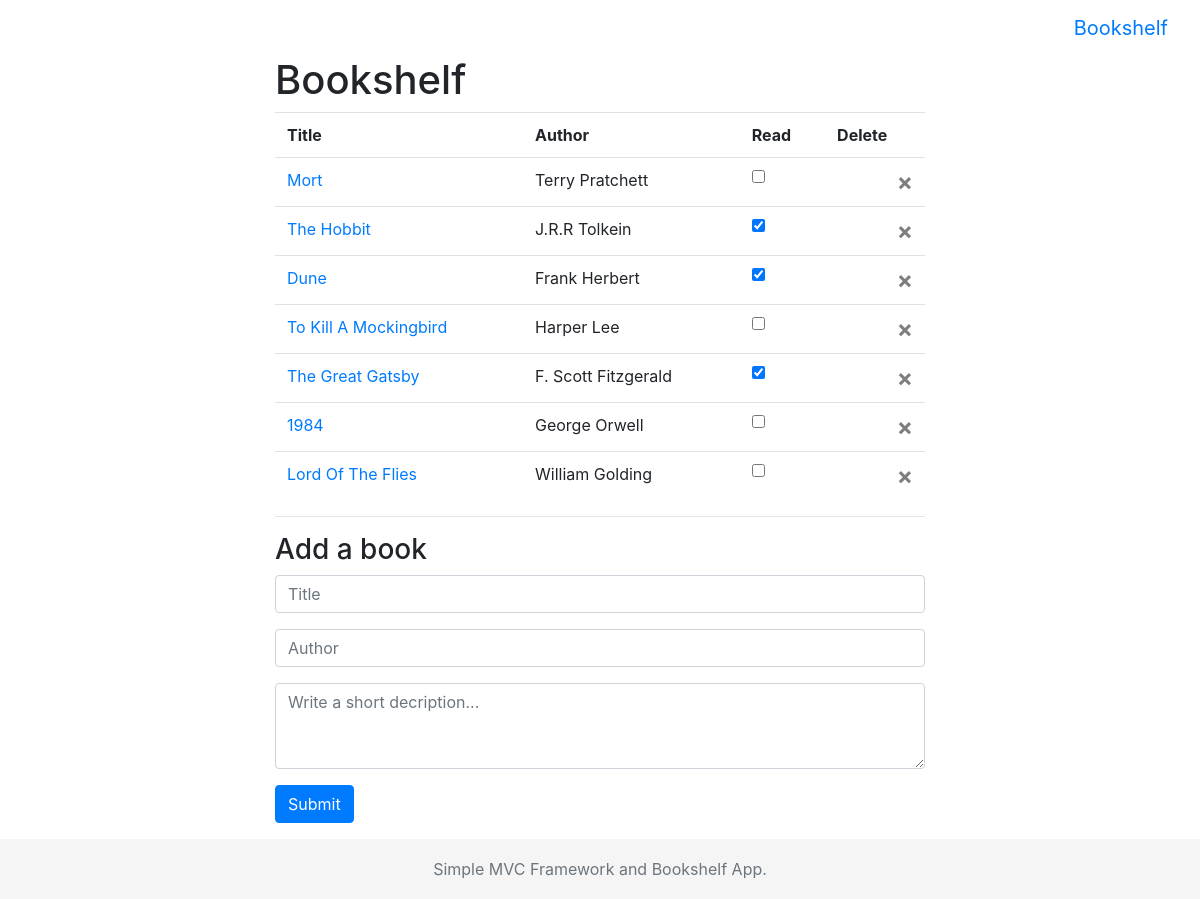
Screenshot of /book with the database file from the repository.
### tables this page shows
CREATE TABLE IF NOT EXISTS `books` (
  `id` int(11) NOT NULL AUTO_INCREMENT,
  `title` varchar(100) DEFAULT NULL,
  `description` text,
  `author` varchar(100) DEFAULT NULL,
  `read_status` bit(1) DEFAULT b'0',
  PRIMARY KEY (`id`)
);

### app/controllers/bookController.php (called while the page is built, shortened)
<?php
class bookController extends controller
{
    function __construct()
    {
        $this->view = new View();
        $this->model = new bookModel();
    }
    public function index()
    {
        $booksArr = $this->model->getAllBooks();
        $this->view->render('bookView.php', ["booksArr" => $booksArr]);
    }
}

### framework/core/framework.php (called while the page is built, shortened)
<?php
class Framework
{
    public static function bootstrap()
    {
        Self::dispatch();
    }
    private static function dispatch(){
        $url = isset($_SERVER['PATH_INFO']) ? explode('/', ltrim($_SERVER['PATH_INFO'], '/')) : '/';
        if(array_key_exists(1,$url)){
            $action_name = $url[1];
        }else{
            $action_name = "index";
        }
        $controller = new $controller_name;
        return $controller->$action_name();
    }
    private static function autoload(){
        spl_autoload_register( function ($className) {
            $fileName = $className . '.php';
            $directories = [
                'app/controllers',
                'app/models',
                'framework/core'
            ];
        });
    }
}

### public/index.php (called while the page is built)
<?php
require "../framework/core/framework.php";
Framework::bootstrap();

### framework/core/database.php (called while the page is built, shortened)
<?php
class database
{
    private $host = DB_HOST;
    private $user = DB_USER;
    private $pass = DB_PASS;
    private $dbname = DB_NAME;
    private $dbh;
    private $stmt;
    public function __construct(){
        $dsn = 'mysql:host=' . $this->host . ';dbname=' . $this->dbname;
        $options = array(
            PDO::ATTR_PERSISTENT    => true,
            PDO::ATTR_ERRMODE       => PDO::ERRMODE_EXCEPTION
        );
        try {
            $this->dbh = new PDO($dsn, $this->user, $this->pass, $options);
        }catch(PDOException $e){
            $this->error = $e->getMessage();
        }
    }
    public function query($query){
        $this->stmt = $this->dbh->prepare($query);
    }
    public function execute(){
        return $this->stmt->execute();
    }
    public function resultSet(){
        $this->execute();
        return $this->stmt->fetchAll(PDO::FETCH_ASSOC);
    }
}

### framework/core/model.php (called while the page is built)
<?php
class model
{
    public function __construct()
    {
        $this->database = new Database();
    }
}

### app/models/bookModel.php (called while the page is built, shortened)
<?php
class bookModel extends model
{
    public function getAllBooks(){
        $this->database->query("SELECT * FROM books");
        $bookArr = $this->database->resultSet();
        return $bookArr;
    }
}

### app/views/bookView.php (the view)
<?php include VIEW_PATH.'layouts/header.php'; ?>
<div class="row">
    <div class="col-12">
        <h1>Bookshelf</h1>
    </div>
</div>
<div class="row">
    <div class="col-12">
        <table id="bookListTable" class="table">
            <tr>
                <th>Title</th>
                <th>Author</th>
                <th>Read</th>
                <th>Delete</th>
            </tr>
        <?php foreach ($booksArr as $book): ?>
            <tr id="book-row-<?php echo $book['id']?>">
                <td><a href="/book/details/<?php echo $book['id']?>"><?php echo $book['title']?></a></td>
                <td><?php echo $book['author']?></td>
                <td><input type="checkbox" class="read-checkbox" data-book-id="<?php echo $book['id']?>" <?php if($book['read_status']){echo "checked";}?>></td>
                <td>
                    <button type="button" class="close" aria-label="Close">
                        <span aria-hidden="true" class="delete-button" data-book-id="<?php echo $book['id']?>">&times;</span>
                    </button>
                </td>
            </tr>
        <?php endforeach; ?>
        </table>
        <hr>
        <h3>Add a book</h3>
        <form id="addBookForm">
            <div class="form-group">
                <input type="text" class="form-control" name="bookTitle" id="bookTitle" placeholder="Title">
            </div>
            <div class="form-group">
                <input type="text" class="form-control" name="bookAuthor" id="bookAuthor" placeholder="Author">
            </div>
            <div class="form-group">
                <textarea class="form-control" name="bookDescription" id="description" rows="3" placeholder="Write a short decription..."></textarea>
            </div>
            <button type="submit" class="btn btn-primary">Submit</button>
        </form>
    </div>
</div>
<?php include VIEW_PATH.'layouts/footer.php'; ?>

### app/views/layouts/header.php (shortened to what this page needs)
<html>
<head>
    <link rel="stylesheet" href="https://maxcdn.bootstrapcdn.com/bootstrap/4.0.0-alpha.6/css/bootstrap.min.css">
    <link href="/css/sticky-footer.css" rel="stylesheet" type="text/css">
    <link href="/css/style.css" rel="stylesheet" type="text/css">
</head>
<body>
<nav class="navbar navbar-toggleable-md navbar-inverse bg-inverse">
    <button class="navbar-toggler navbar-toggler-right" type="button" data-toggle="collapse" data-target="#navbarsExampleDefault" aria-controls="navbarsExampleDefault" aria-expanded="false" aria-label="Toggle navigation">
        <span class="navbar-toggler-icon"></span>
    </button>
    <a class="navbar-brand" href="#">Bookshelf</a>
</nav>
<div class="container">

### app/views/layouts/footer.php (shortened to what this page needs)
</div>
<footer class="footer">
    <div class="container">
        <p class="text-muted text-center">Simple MVC Framework and Bookshelf App.</p>
    </div>
</footer>
</body>
</html>

### framework/core/view.php (shortened to what this page needs)
<?php
class view
{
    public function render($file, $variables = array()) {
        extract($variables);
        include VIEW_PATH.$file;
        $renderedView = ob_get_clean();
        echo $renderedView;
        exit;
    }
}

### public/css/sticky-footer.css (style rules this page uses)
html { position: relative; min-height: 100%; }
body { margin-bottom: 60px; }
.footer { position: absolute; bottom: 0; width: 100%; height: 60px; line-height: 60px; background-color: #f5f5f5; }
.container { width: auto; max-width: 680px; padding: 0 15px; }

### rows the page displays
books: title "Mort", author "Terry Pratchett"
books: title "The Hobbit", author "J.R.R Tolkein", read_status "☑"
books: title "Dune", author "Frank Herbert", read_status "☑"
books: title "To Kill A Mockingbird", author "Harper Lee"
books: title "The Great Gatsby", author "F. Scott Fitzgerald", read_status "☑"
books: title "1984", author "George Orwell"
books: title "Lord Of The Flies", author "William Golding"
